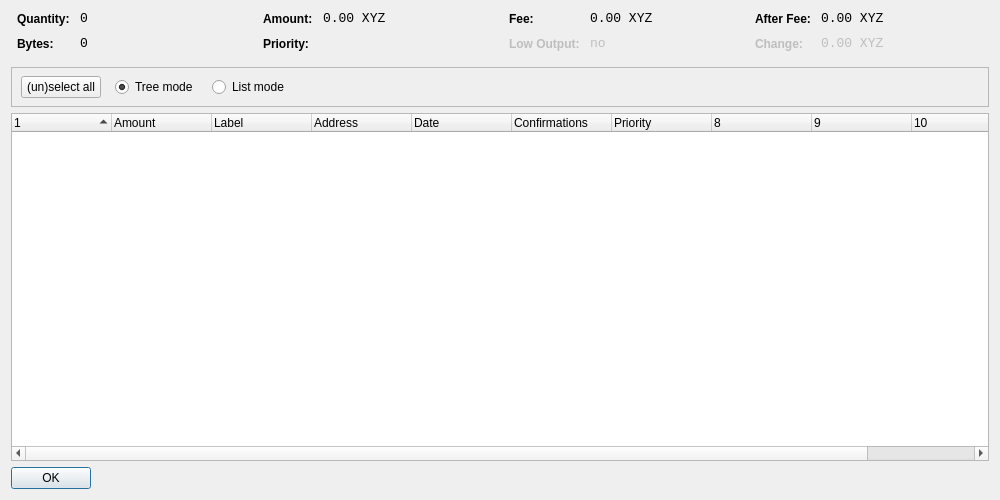
<?xml version="1.0" encoding="UTF-8"?>
<ui version="4.0">
 <class>CoinControlDialog</class>
 <widget class="QDialog" name="CoinControlDialog">
  <property name="geometry">
   <rect>
    <x>0</x>
    <y>0</y>
    <width>1000</width>
    <height>500</height>
   </rect>
  </property>
  <property name="windowTitle">
   <string>Coin Control</string>
  </property>
  <property name="styleSheet">
   <string notr="true">background-image: url(:/images/gr);</string>
  </property>
  <layout class="QVBoxLayout" name="verticalLayout">
   <item>
    <layout class="QHBoxLayout" name="horizontalLayoutTop" stretch="0,0,0,0">
     <property name="topMargin">
      <number>0</number>
     </property>
     <property name="bottomMargin">
      <number>10</number>
     </property>
     <item>
      <layout class="QFormLayout" name="formLayoutCoinControl1">
       <property name="horizontalSpacing">
        <number>10</number>
       </property>
       <property name="verticalSpacing">
        <number>10</number>
       </property>
       <property name="leftMargin">
        <number>6</number>
       </property>
       <property name="rightMargin">
        <number>6</number>
       </property>
       <item row="0" column="0">
        <widget class="QLabel" name="labelCoinControlQuantityText">
         <property name="styleSheet">
          <string notr="true">font-weight:bold;</string>
         </property>
         <property name="text">
          <string>Quantity:</string>
         </property>
        </widget>
       </item>
       <item row="0" column="1">
        <widget class="QLabel" name="labelCoinControlQuantity">
         <property name="font">
          <font>
           <family>Monospace</family>
           <pointsize>10</pointsize>
          </font>
         </property>
         <property name="cursor">
          <cursorShape>IBeamCursor</cursorShape>
         </property>
         <property name="contextMenuPolicy">
          <enum>Qt::ActionsContextMenu</enum>
         </property>
         <property name="text">
          <string notr="true">0</string>
         </property>
         <property name="textInteractionFlags">
          <set>Qt::LinksAccessibleByMouse|Qt::TextSelectableByKeyboard|Qt::TextSelectableByMouse</set>
         </property>
        </widget>
       </item>
       <item row="1" column="0">
        <widget class="QLabel" name="labelCoinControlBytesText">
         <property name="styleSheet">
          <string notr="true">font-weight:bold;</string>
         </property>
         <property name="text">
          <string>Bytes:</string>
         </property>
        </widget>
       </item>
       <item row="1" column="1">
        <widget class="QLabel" name="labelCoinControlBytes">
         <property name="font">
          <font>
           <family>Monospace</family>
           <pointsize>10</pointsize>
          </font>
         </property>
         <property name="cursor">
          <cursorShape>IBeamCursor</cursorShape>
         </property>
         <property name="contextMenuPolicy">
          <enum>Qt::ActionsContextMenu</enum>
         </property>
         <property name="text">
          <string notr="true">0</string>
         </property>
         <property name="textInteractionFlags">
          <set>Qt::LinksAccessibleByMouse|Qt::TextSelectableByKeyboard|Qt::TextSelectableByMouse</set>
         </property>
        </widget>
       </item>
      </layout>
     </item>
     <item>
      <layout class="QFormLayout" name="formLayoutCoinControl2">
       <property name="horizontalSpacing">
        <number>10</number>
       </property>
       <property name="verticalSpacing">
        <number>10</number>
       </property>
       <property name="leftMargin">
        <number>6</number>
       </property>
       <property name="rightMargin">
        <number>6</number>
       </property>
       <item row="0" column="0">
        <widget class="QLabel" name="labelCoinControlAmountText">
         <property name="styleSheet">
          <string notr="true">font-weight:bold;</string>
         </property>
         <property name="text">
          <string>Amount:</string>
         </property>
        </widget>
       </item>
       <item row="0" column="1">
        <widget class="QLabel" name="labelCoinControlAmount">
         <property name="font">
          <font>
           <family>Monospace</family>
           <pointsize>10</pointsize>
          </font>
         </property>
         <property name="cursor">
          <cursorShape>IBeamCursor</cursorShape>
         </property>
         <property name="contextMenuPolicy">
          <enum>Qt::ActionsContextMenu</enum>
         </property>
         <property name="text">
          <string notr="true">0.00 XYZ</string>
         </property>
         <property name="textInteractionFlags">
          <set>Qt::LinksAccessibleByMouse|Qt::TextSelectableByKeyboard|Qt::TextSelectableByMouse</set>
         </property>
        </widget>
       </item>
       <item row="1" column="0">
        <widget class="QLabel" name="labelCoinControlPriorityText">
         <property name="styleSheet">
          <string notr="true">font-weight:bold;</string>
         </property>
         <property name="text">
          <string>Priority:</string>
         </property>
        </widget>
       </item>
       <item row="1" column="1">
        <widget class="QLabel" name="labelCoinControlPriority">
         <property name="font">
          <font>
           <family>Monospace</family>
           <pointsize>10</pointsize>
          </font>
         </property>
         <property name="cursor">
          <cursorShape>IBeamCursor</cursorShape>
         </property>
         <property name="contextMenuPolicy">
          <enum>Qt::ActionsContextMenu</enum>
         </property>
         <property name="text">
          <string/>
         </property>
         <property name="textInteractionFlags">
          <set>Qt::LinksAccessibleByMouse|Qt::TextSelectableByKeyboard|Qt::TextSelectableByMouse</set>
         </property>
        </widget>
       </item>
      </layout>
     </item>
     <item>
      <layout class="QFormLayout" name="formLayoutCoinControl3">
       <property name="horizontalSpacing">
        <number>10</number>
       </property>
       <property name="verticalSpacing">
        <number>10</number>
       </property>
       <property name="leftMargin">
        <number>6</number>
       </property>
       <property name="rightMargin">
        <number>6</number>
       </property>
       <item row="0" column="0">
        <widget class="QLabel" name="labelCoinControlFeeText">
         <property name="styleSheet">
          <string notr="true">font-weight:bold;</string>
         </property>
         <property name="text">
          <string>Fee:</string>
         </property>
        </widget>
       </item>
       <item row="0" column="1">
        <widget class="QLabel" name="labelCoinControlFee">
         <property name="font">
          <font>
           <family>Monospace</family>
           <pointsize>10</pointsize>
          </font>
         </property>
         <property name="cursor">
          <cursorShape>IBeamCursor</cursorShape>
         </property>
         <property name="contextMenuPolicy">
          <enum>Qt::ActionsContextMenu</enum>
         </property>
         <property name="text">
          <string notr="true">0.00 XYZ</string>
         </property>
         <property name="textInteractionFlags">
          <set>Qt::LinksAccessibleByMouse|Qt::TextSelectableByKeyboard|Qt::TextSelectableByMouse</set>
         </property>
        </widget>
       </item>
       <item row="1" column="0">
        <widget class="QLabel" name="labelCoinControlLowOutputText">
         <property name="enabled">
          <bool>false</bool>
         </property>
         <property name="styleSheet">
          <string notr="true">font-weight:bold;</string>
         </property>
         <property name="text">
          <string>Low Output:</string>
         </property>
        </widget>
       </item>
       <item row="1" column="1">
        <widget class="QLabel" name="labelCoinControlLowOutput">
         <property name="enabled">
          <bool>false</bool>
         </property>
         <property name="font">
          <font>
           <family>Monospace</family>
           <pointsize>10</pointsize>
          </font>
         </property>
         <property name="cursor">
          <cursorShape>IBeamCursor</cursorShape>
         </property>
         <property name="contextMenuPolicy">
          <enum>Qt::ActionsContextMenu</enum>
         </property>
         <property name="text">
          <string notr="true">no</string>
         </property>
         <property name="textInteractionFlags">
          <set>Qt::LinksAccessibleByMouse|Qt::TextSelectableByKeyboard|Qt::TextSelectableByMouse</set>
         </property>
        </widget>
       </item>
      </layout>
     </item>
     <item>
      <layout class="QFormLayout" name="formLayoutCoinControl4">
       <property name="horizontalSpacing">
        <number>10</number>
       </property>
       <property name="verticalSpacing">
        <number>10</number>
       </property>
       <property name="leftMargin">
        <number>6</number>
       </property>
       <property name="rightMargin">
        <number>6</number>
       </property>
       <item row="0" column="0">
        <widget class="QLabel" name="labelCoinControlAfterFeeText">
         <property name="styleSheet">
          <string notr="true">font-weight:bold;</string>
         </property>
         <property name="text">
          <string>After Fee:</string>
         </property>
        </widget>
       </item>
       <item row="0" column="1">
        <widget class="QLabel" name="labelCoinControlAfterFee">
         <property name="font">
          <font>
           <family>Monospace</family>
           <pointsize>10</pointsize>
          </font>
         </property>
         <property name="cursor">
          <cursorShape>IBeamCursor</cursorShape>
         </property>
         <property name="contextMenuPolicy">
          <enum>Qt::ActionsContextMenu</enum>
         </property>
         <property name="text">
          <string notr="true">0.00 XYZ</string>
         </property>
         <property name="textInteractionFlags">
          <set>Qt::LinksAccessibleByMouse|Qt::TextSelectableByKeyboard|Qt::TextSelectableByMouse</set>
         </property>
        </widget>
       </item>
       <item row="1" column="0">
        <widget class="QLabel" name="labelCoinControlChangeText">
         <property name="enabled">
          <bool>false</bool>
         </property>
         <property name="styleSheet">
          <string notr="true">font-weight:bold;</string>
         </property>
         <property name="text">
          <string>Change:</string>
         </property>
        </widget>
       </item>
       <item row="1" column="1">
        <widget class="QLabel" name="labelCoinControlChange">
         <property name="enabled">
          <bool>false</bool>
         </property>
         <property name="font">
          <font>
           <family>Monospace</family>
           <pointsize>10</pointsize>
          </font>
         </property>
         <property name="cursor">
          <cursorShape>IBeamCursor</cursorShape>
         </property>
         <property name="contextMenuPolicy">
          <enum>Qt::ActionsContextMenu</enum>
         </property>
         <property name="text">
          <string notr="true">0.00 XYZ</string>
         </property>
         <property name="textInteractionFlags">
          <set>Qt::LinksAccessibleByMouse|Qt::TextSelectableByKeyboard|Qt::TextSelectableByMouse</set>
         </property>
        </widget>
       </item>
      </layout>
     </item>
    </layout>
   </item>
   <item>
    <widget class="QFrame" name="frame">
     <property name="minimumSize">
      <size>
       <width>0</width>
       <height>40</height>
      </size>
     </property>
     <property name="frameShape">
      <enum>QFrame::StyledPanel</enum>
     </property>
     <property name="frameShadow">
      <enum>QFrame::Sunken</enum>
     </property>
     <widget class="QWidget" name="horizontalLayoutWidget">
      <property name="geometry">
       <rect>
        <x>10</x>
        <y>0</y>
        <width>781</width>
        <height>41</height>
       </rect>
      </property>
      <layout class="QHBoxLayout" name="horizontalLayoutPanel" stretch="0,0,0,0">
       <property name="spacing">
        <number>14</number>
       </property>
       <item>
        <widget class="QPushButton" name="pushButtonSelectAll">
         <property name="sizePolicy">
          <sizepolicy hsizetype="Maximum" vsizetype="Fixed">
           <horstretch>0</horstretch>
           <verstretch>0</verstretch>
          </sizepolicy>
         </property>
         <property name="text">
          <string>(un)select all</string>
         </property>
        </widget>
       </item>
       <item>
        <widget class="QRadioButton" name="radioTreeMode">
         <property name="sizePolicy">
          <sizepolicy hsizetype="Maximum" vsizetype="Fixed">
           <horstretch>0</horstretch>
           <verstretch>0</verstretch>
          </sizepolicy>
         </property>
         <property name="text">
          <string>Tree mode</string>
         </property>
         <property name="checked">
          <bool>true</bool>
         </property>
        </widget>
       </item>
       <item>
        <widget class="QRadioButton" name="radioListMode">
         <property name="sizePolicy">
          <sizepolicy hsizetype="Maximum" vsizetype="Fixed">
           <horstretch>0</horstretch>
           <verstretch>0</verstretch>
          </sizepolicy>
         </property>
         <property name="text">
          <string>List mode</string>
         </property>
        </widget>
       </item>
       <item>
        <spacer name="horizontalSpacer">
         <property name="orientation">
          <enum>Qt::Horizontal</enum>
         </property>
         <property name="sizeHint" stdset="0">
          <size>
           <width>40</width>
           <height>20</height>
          </size>
         </property>
        </spacer>
       </item>
      </layout>
     </widget>
    </widget>
   </item>
   <item>
    <widget class="CoinControlTreeWidget" name="treeWidget">
     <property name="contextMenuPolicy">
      <enum>Qt::CustomContextMenu</enum>
     </property>
     <property name="sortingEnabled">
      <bool>false</bool>
     </property>
     <property name="columnCount">
      <number>11</number>
     </property>
     <attribute name="headerShowSortIndicator" stdset="0">
      <bool>true</bool>
     </attribute>
     <attribute name="headerStretchLastSection">
      <bool>false</bool>
     </attribute>
     <column>
      <property name="text">
       <string/>
      </property>
     </column>
     <column>
      <property name="text">
       <string>Amount</string>
      </property>
     </column>
     <column>
      <property name="text">
       <string>Label</string>
      </property>
     </column>
     <column>
      <property name="text">
       <string>Address</string>
      </property>
     </column>
     <column>
      <property name="text">
       <string>Date</string>
      </property>
     </column>
     <column>
      <property name="text">
       <string>Confirmations</string>
      </property>
      <property name="toolTip">
       <string>Confirmed</string>
      </property>
     </column>
     <column>
      <property name="text">
       <string>Priority</string>
      </property>
     </column>
     <column>
      <property name="text">
       <string/>
      </property>
     </column>
     <column>
      <property name="text">
       <string/>
      </property>
     </column>
     <column>
      <property name="text">
       <string/>
      </property>
     </column>
     <column>
      <property name="text">
       <string/>
      </property>
     </column>
    </widget>
   </item>
   <item>
    <widget class="QDialogButtonBox" name="buttonBox">
     <property name="sizePolicy">
      <sizepolicy hsizetype="Maximum" vsizetype="Fixed">
       <horstretch>0</horstretch>
       <verstretch>0</verstretch>
      </sizepolicy>
     </property>
     <property name="orientation">
      <enum>Qt::Horizontal</enum>
     </property>
     <property name="standardButtons">
      <set>QDialogButtonBox::Ok</set>
     </property>
    </widget>
   </item>
  </layout>
 </widget>
 <customwidgets>
  <customwidget>
   <class>CoinControlTreeWidget</class>
   <extends>QTreeWidget</extends>
   <header>coincontroltreewidget.h</header>
  </customwidget>
 </customwidgets>
 <resources/>
 <connections/>
</ui>
